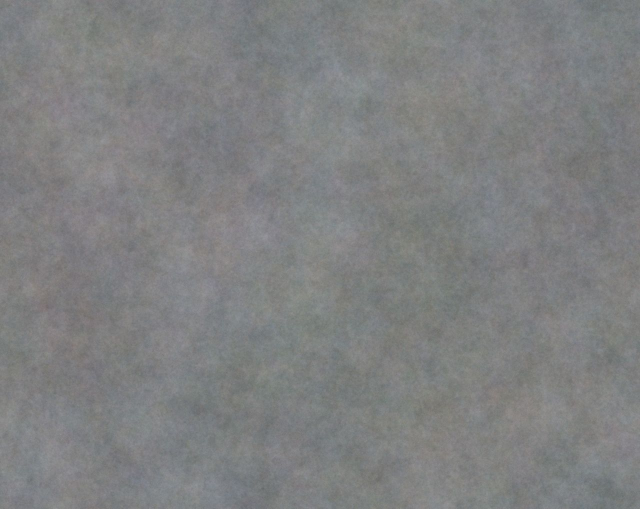
#> input picture crates/bench/benches/ir/sample.jpg, 1280 x 1017 px (shown at 1/2 size)
$ python borders.py ../crates/bench/benches/ir/sample.jpg --out out.png
#> lines starting #> are read from the running program, lines starting #| are printed output that depends on the picture
"""Find and remove borders around images: solid (black, white, colored, JPEG-noisy) and blurred
padding bars (a blurred, enlarged copy of the image filling the letterbox).

Usage:
  python borders.py SRC [SRC ...] --out DIR                 # dry run: report only
  python borders.py SRC [SRC ...] --out DIR --apply         # also write cleaned copies

Dry run writes DIR/report.csv, DIR/report.md (summary and every file with a border),
DIR/report.html and DIR/_preview/*.jpg (the detected content box drawn on each image). Nothing is
modified. --apply writes cleaned copies to DIR/cleaned/<src folder name>/<relative path>;
images without borders are not copied, and the
originals are never touched. Rerunning with the same --out resumes (already reported files are
skipped); --apply after a dry run crops the borders that run found. Detections marked as false
positives in the viewer's Borders page (eval/viewer.py, saved to DIR/review.json) are not cropped.

Detection, per side (top, bottom, left, right; repeated so nested borders peel off):
  - A line is "solid" if nearly all its pixels lie within --tol of the line's median color, and
    that color changes only gradually from line to line (absorbs JPEG noise and ringing).
  - A line is "blurred" if its detail (mean gradient) is far below the image's central detail.
  - The border is the run of such lines from the edge; the exact seam is the first strong
    line-to-line change near the end of the run.
  - Accepted only if the seam is a straight edge across most of the line (a dark sky or a
    blurred bokeh background ends irregularly, a real border ends in a straight line), and for
    blurred bars, if the content past the seam is clearly sharper.

Output (--mode):
  lossless (default) - JPEG: lossless crop with jpegtran (no re-encode). The left/top cut is
                       moved inward to the next JPEG block boundary (8 or 16 px), so up to 15 px
                       of content can be lost on those sides. Other formats: as "exact".
  exact              - cut exactly at the seam; JPEG is re-encoded with the original
                       quantization tables and chroma subsampling (minimal generation loss).
Metadata (EXIF, ICC) is kept; cropping works on the stored pixels, so EXIF orientation stays valid.
"""

import argparse
import csv
import hashlib
import html
import json
import math
import os
import random
import shutil
import subprocess
import tempfile
import time
from concurrent.futures import ProcessPoolExecutor
from dataclasses import dataclass
from pathlib import Path

import numpy as np
from PIL import Image, ImageDraw, JpegImagePlugin

Image.MAX_IMAGE_PIXELS = None  # local, trusted files

EXTS = {".jpg", ".jpeg", ".png", ".webp", ".bmp"}
JPEGS = {".jpg", ".jpeg"}
SIDES = ("top", "bottom", "left", "right")
PREVIEW_SIDE = 360
JPEGTRAN = shutil.which("jpegtran")
REVIEW_FILE = "review.json"  # written by eval/viewer.py's Borders page
FALSE_POSITIVE = "false_positive"
COLUMNS = [
    "path",
    "width",
    "height",
    "status",
    "crop_left",
    "crop_top",
    "crop_right",
    "crop_bottom",
    "sides",
    "rejected",
    "output",
    "error",
]


@dataclass(frozen=True)
class Params:
    tol: int = 24  # max per-channel distance from the line color that still counts as border
    solid_off: float = 0.02  # max fraction of a solid line's pixels beyond tol
    blur_rel: float = 0.15  # blurred line: detail below this fraction of the image's central detail
    blur_abs: float = 1.0  # ... or below this absolute mean gradient (gray levels per px)
    min_content_act: float = 3.0  # skip blur detection on images that are smooth overall
    min_px: int = 3  # thinner borders are ignored
    max_frac: float = 0.45  # a border can't cover more than this fraction of a side
    min_keep: float = 0.3  # the content must keep at least this fraction of each dimension
    straight: float = 0.5  # min fraction of the seam that must be a sharp straight edge
    blur_straight: float = 0.7  # ... for blurred bars, which have no color edge to rely on
    blur_sym: float = 0.1  # blurred bars on opposite sides may differ in depth by this fraction
    seam_step: int = 12  # per-pixel change that marks a column as crossing the seam
    # Real padding is digitally flat away from the seam; a wall or sky has shading. Median pixel
    # deviation, and drift of the line color across the border's depth (JPEG noise moves pixels,
    # not line medians, so noisy colored borders still pass):
    flat_dev: int = 4  # one-sided solid border
    flat_dev_paired: int = 8  # solid borders on both sides
    max_drift: int = 8
    margin: int = 1  # extra px removed past each seam (JPEG chroma blending at the edge)


@dataclass
class Side:
    name: str
    kind: str  # "solid" | "blur"
    depth: int  # content starts this many px from the edge
    color: str  # line color at the edge (hex)
    straight: float
    accepted: bool
    reason: str
    dev: float = 0.0  # solid only: median pixel deviation from the border color
    drift: float = 0.0  # solid only: how far the line color wanders across the border

    def describe(self) -> str:
        kind = f"solid {self.color} dev {self.dev:.0f} drift {self.drift:.0f}" if self.kind == "solid" else "blur"
        verdict = "" if self.accepted else f" [{self.reason}]"
        return f"{self.name}: {kind} {self.depth}px straight {self.straight:.2f}{verdict}"


# ---------- detection ----------


def gray(rows: np.ndarray) -> np.ndarray:
    return rows.mean(axis=2, dtype=np.float32)


def detail(g: np.ndarray) -> np.ndarray:
    """Mean horizontal gradient of each line."""
    return np.abs(np.diff(g, axis=1)).mean(axis=1)


def run_length(mask: np.ndarray, max_gap: int = 2, resume: int = 3) -> int:
    """Length of the leading run of True, bridging gaps of <= max_gap if the run resumes for >= resume."""
    i, n = 0, len(mask)
    while i < n:
        if mask[i]:
            i += 1
            continue
        rest = np.flatnonzero(mask[i : i + max_gap + 1])
        if not len(rest) or not mask[i + rest[0] : i + rest[0] + resume].all() or i + rest[0] + resume > n:
            break
        i += rest[0]
    return i


def solid_lines(rows: np.ndarray, p: Params) -> tuple[np.ndarray, np.ndarray]:
    """Per line: is it solid; plus its median color."""
    sub = rows[:, ::2].astype(np.int16)  # every other column is plenty for line statistics
    med = np.median(sub, axis=1)
    off = (np.abs(sub - med[:, None, :]).max(axis=2) > p.tol).mean(axis=1)
    jump = np.r_[0.0, np.abs(np.diff(med, axis=0)).max(axis=1)]
    return (off < p.solid_off) & (jump <= p.tol / 3), med


# [21 lines left out: functions refine_seam, seam_straightness, not called in this run]


def detect_side(a: np.ndarray, name: str, p: Params, blur_thr: float | None) -> Side | None:
    """Border at the top edge of a (H, W, 3) view; other sides arrive flipped or transposed."""
    h = a.shape[0]
    depth_max = int(h * p.max_frac)
    if depth_max < p.min_px + 8:
        return None
    first, med0 = solid_lines(a[:4], p)
    color = "#{:02x}{:02x}{:02x}".format(*(int(c) for c in med0[0]))
    if first.all():
        return solid_side(a, name, p, depth_max, color)
    if blur_thr is not None and detail(gray(a[:4, ::2].astype(np.int16))).mean() < blur_thr:
        return blur_side(a, name, p, depth_max)
    return None


def solid_side(a: np.ndarray, name: str, p: Params, depth_max: int, color: str) -> Side | None:
    # Look at a few lines first and widen only while the run continues.
    n = 64
    while True:
        n_eff = min(n, depth_max)
        solid, _ = solid_lines(a[:n_eff], p)
        end = run_length(solid)
        if end < n_eff - 3 or n_eff == depth_max:
            break
        n *= 4
    if end < p.min_px:
        return None
    if end >= depth_max - 3:
        return Side(name, "solid", end, color, 0.0, False, "too deep")
    # JPEG ringing next to the content makes the run stop a few lines early.
    seam = refine_seam(a, end, 3, 12)
    sub = a[max(0, seam - 8) : seam + 9, ::2].astype(np.int16)
    hd = np.abs(np.diff(gray(sub), axis=1))
    hd_cum = np.concatenate([np.zeros((1, hd.shape[1]), np.float32), np.cumsum(hd, axis=0)])
    off = seam - max(0, seam - 8)
    k = min(6, off - 1)  # thin borders: compare detail over as many lines as the border has
    if k < 1 or len(sub) < off + 1 + k:
        return Side(name, "solid", seam, color, 0.0, False, "no seam")
    straight = float(seam_straightness(sub, hd_cum, np.array([off]), p, k)[0])
    if straight < p.straight:
        return Side(name, "solid", seam, color, straight, False, "seam not straight")
    core = a[: max(1, seam - 10), ::2].astype(np.int16)  # away from the seam's JPEG ringing
    line_color = np.median(core, axis=1)
    dev = float(np.median(np.abs(core - np.median(line_color, axis=0)).max(axis=2)))
    drift = float(np.ptp(line_color, axis=0).max())
    return Side(name, "solid", min(seam + p.margin, depth_max), color, straight, True, "", dev, drift)


# [40 lines left out: functions blur_side, judge, not called in this run]


def side_view(a: np.ndarray, name: str) -> np.ndarray:
    if name == "top":
        return a
    if name == "bottom":
        return a[::-1]
    if name == "left":
        return a.transpose(1, 0, 2)
    return a.transpose(1, 0, 2)[::-1]


def detect(a: np.ndarray, p: Params) -> tuple[tuple[int, int, int, int], list[Side], list[Side]]:
    """Content box (left, top, right, bottom; right/bottom exclusive), accepted and rejected sides."""
    h, w = a.shape[:2]
    center = a[h // 3 : 2 * h // 3 : 4, w // 8 : 7 * w // 8 : 2]
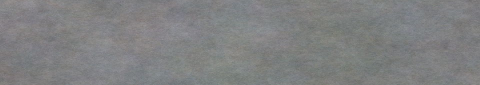
#> center: shape (85, 480, 3); mean R, G, B 127.6, 128.5, 129.2
    content_act = float(np.median(detail(gray(center.astype(np.int16))))) if center.size else 0.0
#> content_act = 2.79
    blur_thr = max(p.blur_abs, p.blur_rel * content_act) if content_act >= p.min_content_act else None

    box = [0, 0, w, h]
    accepted: list[Side] = []
    rejected: list[Side] = []
    for _ in range(3):  # nested borders, e.g. a thin line inside a blurred bar
        changed = False
        # Top/bottom first, then left/right on what is left, so corners never mix two borders.
        for pair in (("top", "bottom"), ("left", "right")):
            l, t, r, b = box
            found = {n: detect_side(side_view(a[t:b, l:r], n), n, p, blur_thr) for n in pair}
            detected = {n: s if s is not None and s.accepted else None for n, s in found.items()}
            for side in detected.values():
                if side is not None:
                    judge(side, detected[pair[1] if side.name == pair[0] else pair[0]], p)
            for name, side in found.items():
                if side is None:
                    continue
                if not side.accepted:
                    if not any(s.name == side.name and s.depth == side.depth for s in rejected):
                        rejected.append(side)
                    continue
                accepted.append(side)
                changed = True
                if name == "top":
                    box[1] += side.depth
                elif name == "bottom":
                    box[3] -= side.depth
                elif name == "left":
                    box[0] += side.depth
                else:
                    box[2] -= side.depth
        if not changed:
            break
#> in detect_side, `h = a.shape[0]`: h = 1017
#> in detect_side, `depth_max = int(h * p.max_frac)`: depth_max = 457
#> in solid_lines, `med = np.median(sub, axis=1)`: med = [[125, 128, 129], [125, 128, 129], [125, 128, 129], [125, 128, 129]]
#> in solid_lines, `off = (np.abs(sub - med[:, None, :]).max(axis=2) > p.tol).mean(axis=1)`: off = [0, 0, 0, 0]
#> in detect_side, `first, med0 = solid_lines(a[:4], p)`: first = [True, True, True, True]; med0 has the same summary as med in solid_lines
#> in detect_side, `color = "#{:02x}{:02x}{:02x}".format(*(int(c) for c in med0[0]))`: color = '#7d8081'
#> in solid_lines (call 2), `sub = rows[:, ::2].astype(np.int16)`:
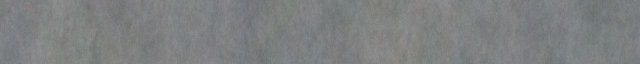
#> sub: shape (64, 640, 3) int16; mean of channels 0, 1, 2 125.7, 128.1, 129; drawn as R, G, B
#> (the rest of the program and of its run is left out)
